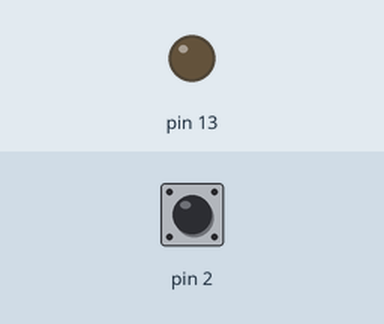
Simulated run of this sketch. Board: Arduino Uno, built with avr-gcc and run on an emulated ATmega328P. Parts: output pins drawn as LEDs (lit = HIGH). Inputs (shaded band) come from the test bench; at power-on: pin 2 HIGH.

Above: at 1.2 s.
1.3 s: pin 2 pulled LOW for 0.15 s
At 1.9 s:
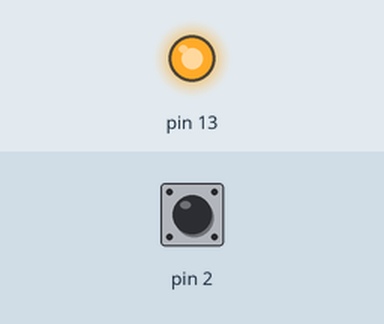
2.9 s: pin 2 pulled LOW for 1 s
At 4.3 s:
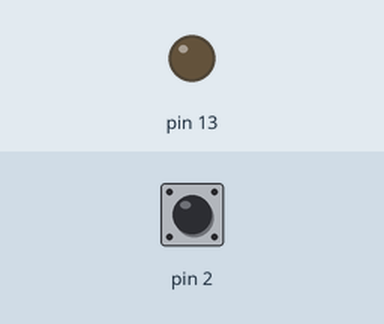
5.4 s: pin 2 pulled LOW for 3.2 s
At 6.2 s:
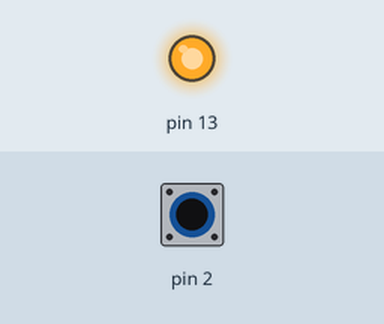
Timing chart, 0 to 8.4 s (numbered marks = the images above; inputs shaded):
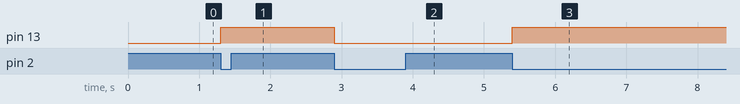

The sketch:

Toggle_LED.ino
```cpp
bool ledState = false;
int previousState = 1;
int currentState;

void setup()
{
  pinMode(2, INPUT_PULLUP);
  pinMode(13, OUTPUT);
}

void loop()
{
  currentState = digitalRead(2);
  if(previousState == 1 && currentState == 0)
  {
    ledState = !ledState;
  }
  if(ledState == true)
  {
    digitalWrite(13, HIGH);
  }
  else
  {
    digitalWrite(13, LOW);
  }
  previousState = currentState;
}
```

Measured:
- after the input at 1.3 s, pin 13: LOW → HIGH at once
- after the input at 2.9 s, pin 13: HIGH → LOW at once
- after the input at 5.4 s, pin 13: LOW → HIGH at once
